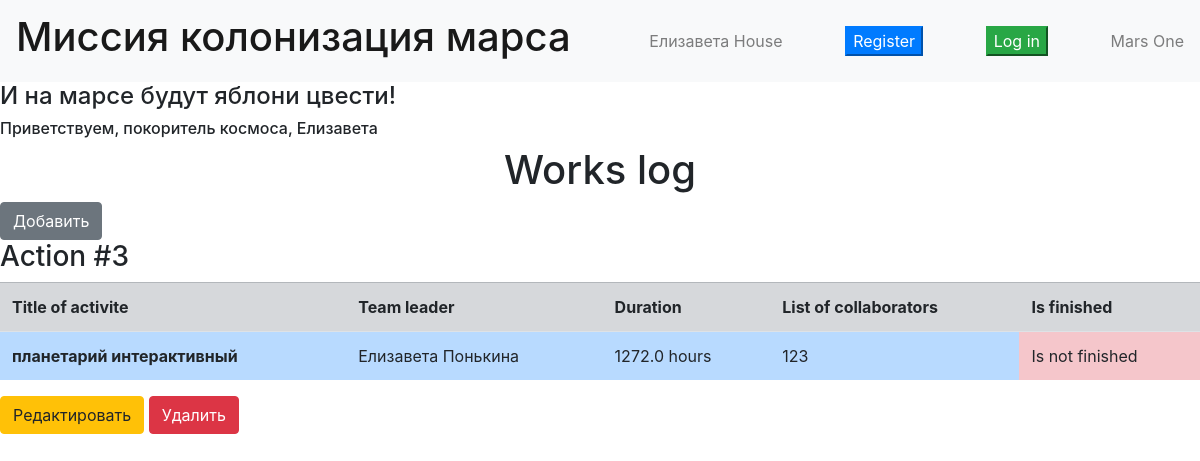
The page / (signed in) on the database its author committed.
### data/users.py (models this page shows, shortened)
class User(SqlAlchemyBase, UserMixin):
    __tablename__ = 'users'
    id = sqlalchemy.Column(sqlalchemy.Integer, primary_key=True, autoincrement=True)
    surname = sqlalchemy.Column(sqlalchemy.String, nullable=True)
    name = sqlalchemy.Column(sqlalchemy.String, nullable=True)
    age = sqlalchemy.Column(sqlalchemy.Integer, nullable=True)
    position = sqlalchemy.Column(sqlalchemy.String, nullable=True)
    speciality = sqlalchemy.Column(sqlalchemy.String, nullable=True)
    address = sqlalchemy.Column(sqlalchemy.String, index=True, unique=True, nullable=True)
    email = sqlalchemy.Column(sqlalchemy.String, index=True, unique=True, nullable=True)
    hashed_password = sqlalchemy.Column(sqlalchemy.String, nullable=True)
    modified_date = sqlalchemy.Column(sqlalchemy.DateTime, default=datetime.datetime.now)
    jobs = orm.relationship("Jobs", back_populates='user')

### data/jobs.py (models this page shows)
class Jobs(SqlAlchemyBase):
    __tablename__ = 'jobs'
    id = sqlalchemy.Column(sqlalchemy.Integer, primary_key=True, autoincrement=True)
    team_leader = sqlalchemy.Column(sqlalchemy.Integer, sqlalchemy.ForeignKey("users.id"), nullable=True)
    job = sqlalchemy.Column(sqlalchemy.String, nullable=True)
    work_size = sqlalchemy.Column(sqlalchemy.Integer, nullable=True)
    collaborators = sqlalchemy.Column(sqlalchemy.String, nullable=True)
    start_date = sqlalchemy.Column(sqlalchemy.DateTime, default=datetime.datetime.now)
    end_date = sqlalchemy.Column(sqlalchemy.DateTime, default=datetime.datetime.now)
    is_finished = sqlalchemy.Column(sqlalchemy.Boolean, nullable=True)
    user = orm.relationship('User')

### main.py (the view)
@app.route('/')
def main():
    db_session.global_init("db/mars_explorer.db")
    db_sess = db_session.create_session()
    jobs = db_sess.query(Jobs)
    lst = []
    for job in jobs:
        try:
            user = db_sess.query(User).filter(User.id == job.team_leader).first()
            user_fullname = user.name + ' ' + user.surname
            is_finished = 'Is not finished'
            duration = job.end_date - job.start_date
            if job.is_finished:
                is_finished = 'Is finished'
            lst.append(
                [job.id, job.job, user_fullname, str(duration.total_seconds() // 3600) + ' hours', job.collaborators,
                 is_finished])
        except Exception:
            break
    if current_user.__class__.__name__ == 'User':
        return render_template('jobs_list.html', list=lst, username=current_user.name)
    return render_template('jobs_list.html', title='Главная',  username='пользователь', list=lst)

### data/db_session.py (called while the page is built, shortened)
def global_init(db_file):
    global __factory
    if __factory:
        return

def create_session() -> Session:
    global __factory
    return __factory()

### main.py (called while the page is built)
@login_manager.user_loader
def load_user(user_id):
    db_sess = db_session.create_session()
    return db_sess.query(User).get(user_id)

### templates/jobs_list.html
{% extends "index.html" %}
{% block content %}
<h1>Works log</h1>
<button class="btn btn-secondary" onclick="window.open('new_job')">Добавить</button>
{% for job in list %}
<h3>
    Action #{{ job[0] }}
</h3>
    <table class="table">
        <tr class="table-secondary">
            <th scope="col">Title of activite</th>
            <th scope="col">Team leader</th>
            <th scope="col">Duration</th>
            <th scope="col">List of collaborators</th>
            <th scope="col">Is finished</th>
        </tr>
        <tr>
            <th scope="row" class="table-primary">
                {{ job[1] }}
            </th>
            <td class="table-primary">
                {{ job[2] }}
            </td>
            <td class="table-primary">
                {{ job[3] }}
            </td>
            <td class="table-primary">
                {{ job[4] }}
            </td>
            <td class="table-danger">
                {{ job[5] }}
            </td>
        </tr>
    </table>
    <button class="btn btn-warning" onclick="window.open('edit_job/{{ job[0] }}')">Редактировать</button>
    <button class="btn btn-danger" onclick="window.open('delete_job/{{ job[0] }}')">Удалить</button>
    {% endfor %}
{% endblock %}

### templates/index.html (shortened to what this page needs)
<!doctype html>
<html lang="en">
<head>
    <link rel="stylesheet"
          href="https://stackpath.bootstrapcdn.com/bootstrap/4.4.1/css/bootstrap.min.css"
>
</head>
<body>
<header>
    <nav class="navbar navbar-light bg-light">
        <a class="navbar-brand" href="#"><h1>Миссия колонизация марса</h1></a>
        <span class="navbar-text" onclick="window.open('logout')">
        {{ username }} House
        </span>
        <button class="btn-primary" onclick="window.open('registration')">Register</button>
        <button class="btn-success" onclick="window.open('login')">Log in</button>
        <span class="navbar-text">
        Mars One
        </span>
    </nav>
</header>
<h4>И на марсе будут яблони цвести!</h4>
<h6>Приветствуем, покоритель космоса, {{ username }}</h6>
<main>
    {% block content %}{% endblock %}
</main>
</body>
</html>

### templates/index.html (style rules this page uses)
h1 { text-align: center; }
th { margin: 10px; }

### rows shown on the page
User: name "Елизавета"
Jobs: id "3", job "планетарий интерактивный", job "Елизавета Понькина", work_size "1272.0 hours", collaborators "123", job "Is not finished"
